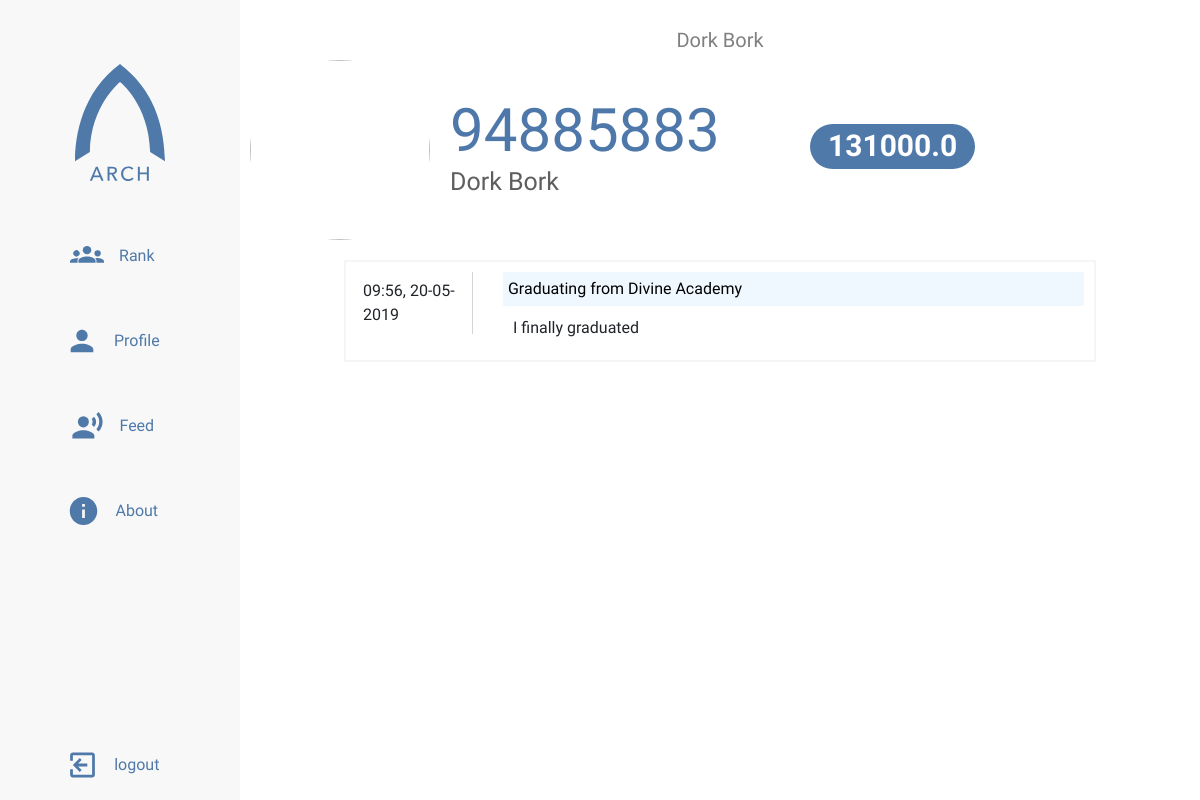
/profile/94885883 (signed in), run on an earlier commit of the app's database.
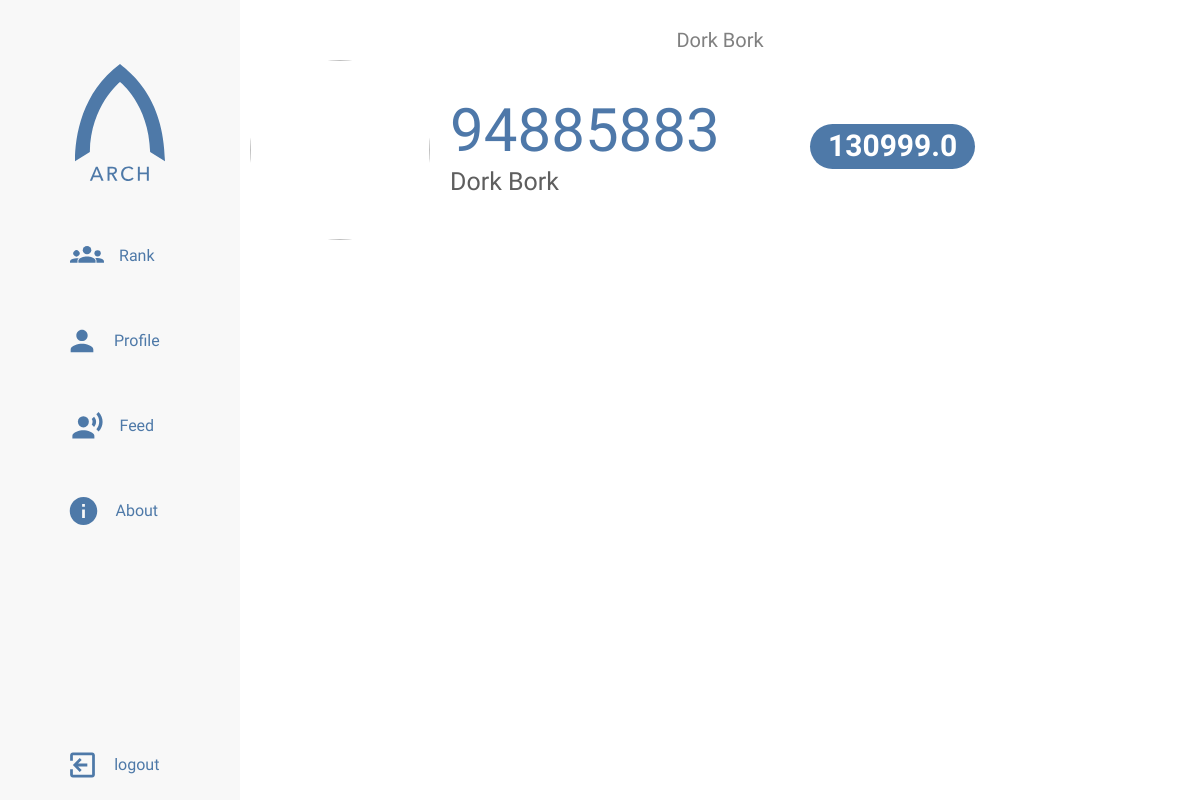
And on a later commit of the database.
### app/models.py (models this page shows, shortened)
class Citizen(db.Model, UserMixin):
    citizen_id = db.Column(db.String(12), primary_key=True)
    name = db.Column(db.String(64), index=True)
    eval_complete = db.Column(db.Integer)
    score = db.Column(db.Integer)
    password_hash = db.Column(db.String(128))
    permission = db.Column(db.String(20), index=True, default='citizen')
    profile_image = db.Column(db.String(100))
    bio = db.Column(db.String(200))
    fav_leader = db.Column(db.String(30))
    income = db.Column(db.Integer)

class Status(db.Model):
    citizen_id = db.Column(db.String(12), db.ForeignKey('citizen.citizen_id'))
    status_id = db.Column(db.Integer, primary_key=True)
    timestamp = db.Column(db.DateTime, index=True, default=datetime.utcnow)
    status_category = db.Column(db.String(64), default='self-praise')
    body = body = db.Column(db.String(140))

### app/routes.py (the view)
@app.route('/profile/<citizen_id>')
@login_required
def profile(citizen_id):
    status_page = request.args.get('page', 1, type=int)
    citizen = Citizen.query.filter_by(citizen_id=citizen_id).first_or_404()
    title = citizen.name
    is_self = False
    all_status = Status.query.filter_by(
        citizen_id=citizen.citizen_id).order_by(
        Status.timestamp.desc()).paginate(
        status_page, 20, False)
    next = url_for(
        'profile',
        citizen_id=citizen.citizen_id,
        status_page=all_status.next_num) \
        if all_status.has_next else None
    prev = url_for(
        'profile',
        citizen_id=citizen.citizen_id,
        status_page=all_status.prev_num) \
        if all_status.has_prev else None
    if citizen_id == current_user.citizen_id:
        is_self = True
        title = 'My Profile'
    return render_template(
        'profile.html', title=title, citizen=citizen, is_self=is_self, status=all_status.items, next=next, prev=prev)

### app/models.py (called while the page is built)
@login.user_loader
def get_user(citizen_id):
    return Citizen.query.get(citizen_id)

### app/templates/profile.html (shortened to what this page needs)
{% extends "sidebar-base.html" %}
{% block style %}
<link rel="stylesheet" type="text/css" href="{{ url_for('static', filename='styles/profile.css') }}">
{% endblock %}
{% block content %}
     <div class="profilebox">
          <div class="pic-container">
          </div>
          <div class="info">
               <h1>{{ citizen.citizen_id }}</h1>
               <h2>{{ citizen.name }}</h2>
          </div>
          <div class="score">
               <h3 class="badge badge-pill">{{ citizen.score }}</h3>
          </div>
     </div>
     <div class="statusbox">
          {% for stat in status %}
          <div class="feed-post">
               <div class="poster">
                         <span>{{ stat.timestamp.strftime('%H:%M, %d-%m-%Y') }}</span>
                    </div>
                    <div class="post-main">
                         <div class="post-chip">
                              {{ stat.status_category }}
                         </div>
                         <div class="post-body">
                              {{ stat.body }}
                         </div>
                    </div>
               </div>
          {% endfor %}
     </div>
{% endblock content %}

### app/templates/sidebar-base.html (shortened to what this page needs)
{% extends "base.html" %}
{% block head %}
    <link rel="stylesheet" type="text/css" href="{{ url_for('static', filename='styles/sidebar.css') }}">
    {% block style %}{% endblock %}
{% endblock %}
{% block body %}
    <div class="grid-container">
        <div class="menu-icon">
        </div>
        <div class="title">
            <p>{{ title }}</p>
        </div>
        <aside class="sidenav">
        <ul class="sidenav-list ">
            <img id="nav-logo" src="{{ url_for('static', filename='assets/logotext.svg') }}" alt="Arch">
            <li class="nav-item"><a class="nav-link" href="{{ url_for('rank') }}">
                <img id="rank-icon" class="nav-icon icon" src="{{ url_for('static', filename='assets/rankicon.svg') }}">
                <p>Rank</p>
            </a></li>
            <li class="nav-item"><a class="nav-link" href="{{ url_for('profile_home') }}">
                <img id="profile-icon" class="nav-icon icon" src="{{ url_for('static', filename='assets/profileicon.svg') }}">
                <p>Profile</p>
            </a></li>
            <li class="nav-item"><a class="nav-link" href="{{ url_for('feed') }}">
                <img id="feed-icon" class="nav-icon icon" src="{{ url_for('static', filename='assets/feedicon.svg') }}">
                <p>Feed</p>
            </a></li>
            <li class="nav-item"><a class="nav-link" href="{{ url_for('about') }}">
                    <img id="about-icon" class="nav-icon icon" src="{{ url_for('static', filename='assets/infoicon.svg') }}">
                    <p>About</p>
            </a></li>
            <li class="nav-item nav-log">
            {% if current_user.is_anonymous %}
                <a class="nav-link" href="{{ url_for('login') }}">
                    <img id="login-icon" class="nav-icon icon" src="{{ url_for('static', filename='assets/loginicon.svg') }}">
                    <p>Login</p>
                </a>
            {% else %}
            <a class="nav-link" href="{{ url_for('logout') }}">
                <img id="logout-icon" class="nav-icon icon" src="{{ url_for('static', filename='assets/logouticon.svg') }}">
                <p>logout</p>
            </a>
            {% endif %}
            </li>
            </ul>
        </aside>
        <div class="main">
            {% block content %} {% endblock content %}
        </div>
    </div>
{% endblock %}

What changed in the data, as far as the page shows it:
removed Status: timestamp "09:56, 20-05-2019", status_category "Graduating from Divine Academy", body "I finally graduated"
changed Citizen "Dork Bork": score "131000.0" → "130999.0"
